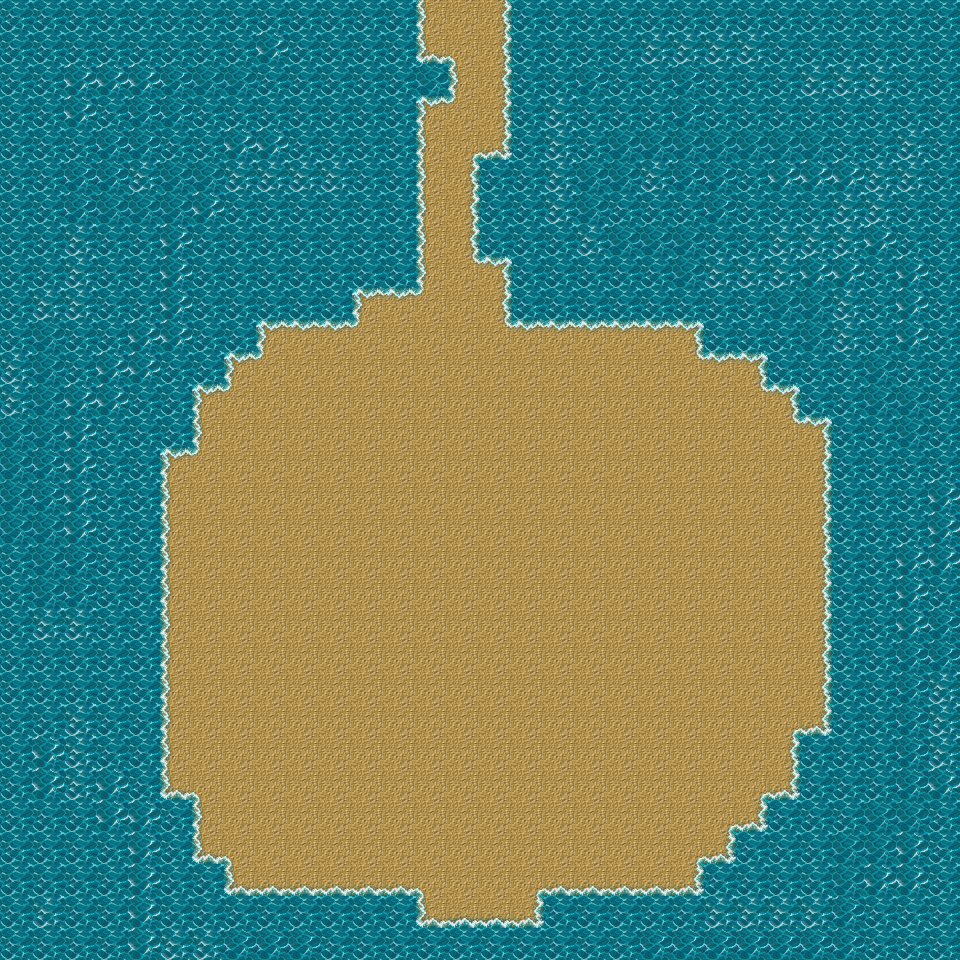

Tiled map render using the project's own tile images. Description and the map definition, with tile-layer contents summarised, below:
An orthogonal 30x30 tile map with 32x32 px tiles, 3 tile layers (Ground, water, water2).

<map version="1.10" tiledversion="1.11.0" orientation="orthogonal" renderorder="right-down" width="30" height="30" tilewidth="32" tileheight="32" infinite="0" nextlayerid="4" nextobjectid="1">
 <tileset firstgid="1" source="background.tsx" />
 <layer id="1" name="Ground" width="30" height="30">
  <data>[900 cells, 382 non-empty, 1 distinct tile ids]</data>
 </layer>
 <layer id="2" name="water" width="30" height="30">
  <data>[900 cells, 596 non-empty, 9 distinct tile ids]</data>
 </layer>
 <layer id="3" name="water2" width="30" height="30">
  <data>[900 cells, 47 non-empty, 6 distinct tile ids]</data>
 </layer>
</map>
